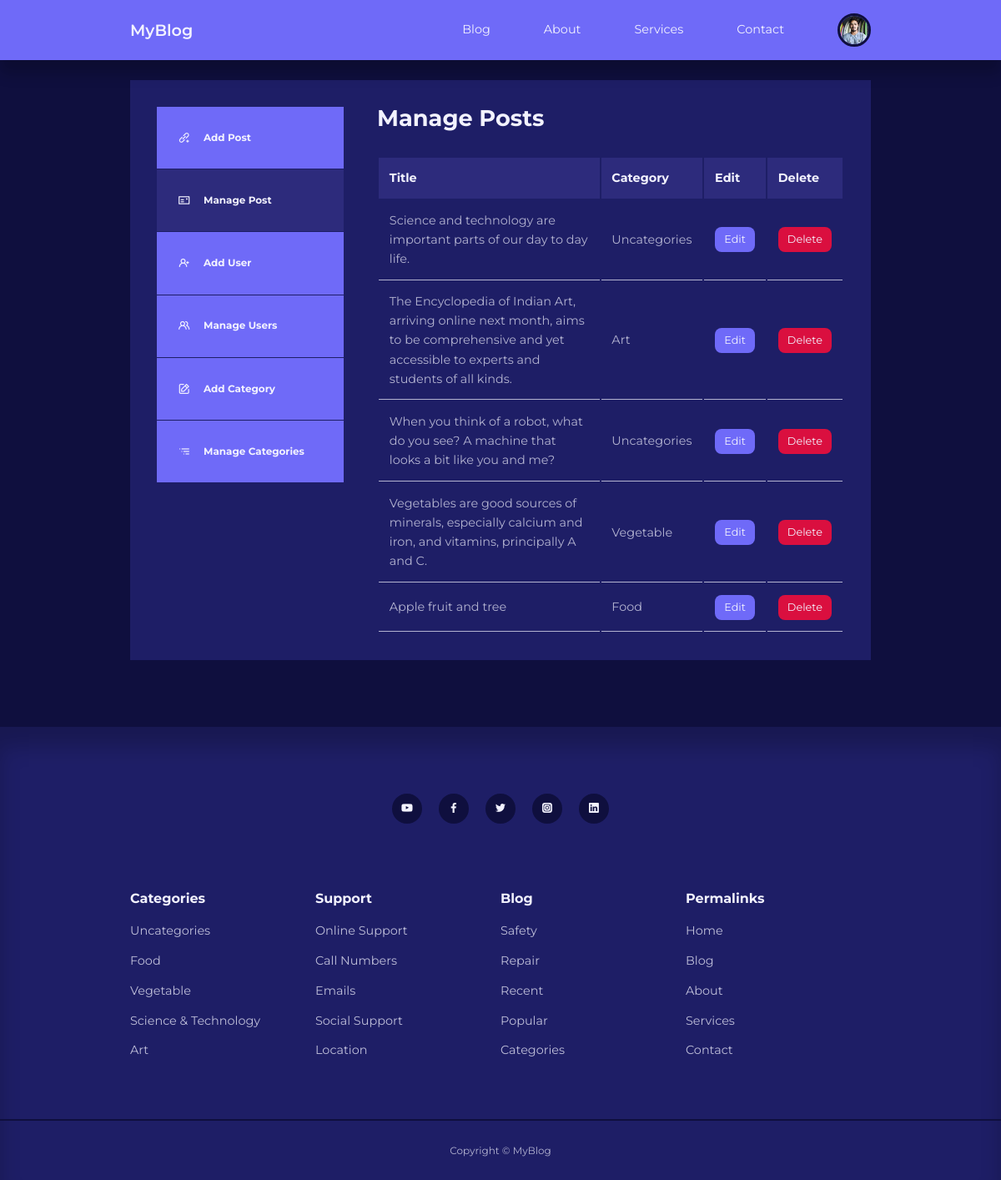
Page /admin/ (signed in) on the committed database.
### tables this page shows
CREATE TABLE IF NOT EXISTS `users` (
  `id` int UNSIGNED NOT NULL AUTO_INCREMENT,
  `firstname` varchar(50) NOT NULL,
  `lastname` varchar(50) NOT NULL,
  `username` varchar(50) NOT NULL,
  `email` varchar(100) NOT NULL,
  `password` varchar(255) NOT NULL,
  `avatar` varchar(255) NOT NULL,
  `is_admin` tinyint(1) NOT NULL,
  PRIMARY KEY (`id`)
);

CREATE TABLE IF NOT EXISTS `posts` (
  `id` int UNSIGNED NOT NULL AUTO_INCREMENT,
  `title` varchar(255) NOT NULL,
  `body` text NOT NULL,
  `thumbnail` varchar(255) NOT NULL,
  `date_time` timestamp NOT NULL DEFAULT CURRENT_TIMESTAMP,
  `category_id` int UNSIGNED DEFAULT NULL,
  `author_id` int UNSIGNED NOT NULL,
  `is_featured` tinyint(1) NOT NULL,
  PRIMARY KEY (`id`),
  KEY `fk_blog_category` (`category_id`),
  KEY `fk_blog_author` (`author_id`)
);

CREATE TABLE IF NOT EXISTS `categories` (
  `id` int UNSIGNED NOT NULL AUTO_INCREMENT,
  `title` varchar(50) NOT NULL,
  `description` text NOT NULL,
  PRIMARY KEY (`id`)
);

### admin/partials/header.php (called while the page is built, shortened)
<?php
require '../partials/header.php';

### admin/index.php (the view, shortened to what this page needs)
<?php
include 'partials/header.php';
$current_user_id = $_SESSION['user_id'];
if (isset($_SESSION['user_is_admin'])) {
    $query = "SELECT * FROM posts Order by id DESC;";
} else {
    $query = "SELECT id, title, category_id from posts where author_id = $current_user_id Order by id DESC;";
}
$posts = mysqli_query($conn, $query);
?>
<section class="dashboard">
    <div class="container dashboard_container">
        <aside>
            <ul>
                <li>
                    <a href="add-post.php"><i class="uil uil-link-add"></i>
                        <h5>Add Post</h5>
                    </a>
                </li>
                <li>
                    <a href="index.php" class="active"><i class="uil uil-postcard"></i>
                        <h5>Manage Post</h5>
                    </a>
                </li>
                <?php if (isset($_SESSION['user_is_admin'])) : ?>
                    <li>
                        <a href="add-user.php"><i class="uil uil-user-plus"></i>
                            <h5>Add User</h5>
                        </a>
                    </li>
                    <li>
                        <a href="manage-users.php"><i class="uil uil-users-alt"></i>
                            <h5>Manage Users</h5>
                        </a>
                    </li>
                    <li>
                        <a href="add-category.php"><i class="uil uil-edit"></i>
                            <h5>Add Category</h5>
                        </a>
                    </li>
                    <li>
                        <a href="manage-categories.php"><i class="uil uil-list-ui-alt"></i>
                            <h5>Manage Categories</h5>
                        </a>
                    </li>
                <?php endif; ?>
            </ul>
        </aside>
        <main>
            <h2>Manage Posts</h2>
            <?php if (mysqli_num_rows($posts) > 0) : ?>
                <table>
                    <thead>
                        <tr>
                            <th>Title</th>
                            <th>Category</th>
                            <th>Edit</th>
                            <th>Delete</th>
                        </tr>
                    </thead>
                    <tbody>
                        <?php while ($post = mysqli_fetch_assoc($posts)) : ?>
                            <?php
                            $category_id = $post['category_id'];
                            $category_query = "SELECT title FROM categories WHERE id=$category_id;";
                            $category_result = mysqli_query($conn, $category_query);
                            $category = mysqli_fetch_assoc($category_result);
                            ?>
                            <tr>
                                <td><?= $post['title'] ?></td>
                                <td><?= $category['title'] ?></td>
                                <td><a href="<?= ROOT_URL ?>admin/edit-post.php?id=<?= $post['id'] ?>" class="btn sm">Edit</a></td>
                                <td><a href="<?= ROOT_URL ?>admin/delete-post.php?id=<?= $post['id'] ?>" class="btn sm danger">Delete</a></td>
                            </tr>
                        <?php endwhile; ?>
                    </tbody>
                </table>
            <?php else : ?>
                <div class="alert_message error">
                    <?= "No Posts found" ?>
                </div>
            <?php endif; ?>
        </main>
    </div>
</section>
<?php
include '../partials/footer.php';
?>

### partials/header.php (shortened to what this page needs)
<?php
require 'config/database.php';
if (isset($_SESSION['user_id'])) {
    $id = filter_var($_SESSION['user_id'], FILTER_SANITIZE_NUMBER_INT);
    $query = "SELECT avatar FROM users WHERE id=$id";
    $result = mysqli_query($conn, $query);
    $avatar = mysqli_fetch_assoc($result);
}
?>
<!DOCTYPE html>
<html lang="en">
<head>
    <link rel="stylesheet" href="<?= ROOT_URL ?>css/style.css" />
    <link rel="stylesheet" href="https://unicons.iconscout.com/release/v4.0.0/css/line.css" />
</head>
<body>
    <nav>
        <div class="container nav_container">
            <a href="<?= ROOT_URL ?>" class="nav_logo">MyBlog</a>
            <ul class="nav_items">
                <li><a href="<?php echo ROOT_URL ?>blog.php">Blog</a></li>
                <li><a href="<?= ROOT_URL ?>about.php">About</a></li>
                <li><a href="<?= ROOT_URL ?>services.php">Services</a></li>
                <li><a href="<?= ROOT_URL ?>contact.php">Contact</a></li>
                <?php if (isset($_SESSION['user_id'])) : ?>
                    <li class="nav_profile">
                        <div class="avatar">
                            <img src="<?= ROOT_URL . 'images/' . $avatar['avatar'] ?>" />
                        </div>
                    </li>
                <?php else : ?>
                    <li><a href="<?= ROOT_URL ?>signin.php">Signin</a></li>
                <?php endif; ?>
            </ul>
        </div>
    </nav>

### partials/footer.php (shortened to what this page needs)
<footer>
    <div class="footer_socials">
        <a href="https://www.youtube.com/" target="_blank"><i class="uil uil-youtube"></i></a>
        <a href="https://www.facebook.com/" target="_blank"><i class="uil uil-facebook-f"></i></a>
        <a href="https://twitter.com/?lang=en-in" target="_blank"><i class="uil uil-twitter"></i></a>
        <a href="https://www.instagram.com/" target="_blank"><i class="uil uil-instagram-alt"></i></a>
        <a href="https://in.linkedin.com/" target="_blank"><i class="uil uil-linkedin"></i></a>
    </div>
    <div class="container footer_container">
        <article>
            <h4>Categories</h4>
            <ul>
                <?php
                $all_categories = "SELECT * FROM categories;";
                $all_categories_result = mysqli_query($conn, $all_categories);
                ?>
                <?php while ($all_category = mysqli_fetch_assoc($all_categories_result)) : ?>
                    <li><a href="<?= ROOT_URL ?>category-posts.php?id=<?= $all_category['id'] ?>"><?= $all_category['title'] ?></a></li>
                <?php endwhile; ?>
            </ul>
        </article>
        <article>
            <h4>Support</h4>
            <ul>
                <li><a href="#">Online Support</a></li>
                <li><a href="#">Call Numbers</a></li>
                <li><a href="#">Emails</a></li>
                <li><a href="#">Social Support</a></li>
                <li><a href="#">Location</a></li>
            </ul>
        </article>
        <article>
            <h4>Blog</h4>
            <ul>
                <li><a href="#">Safety</a></li>
                <li><a href="#">Repair</a></li>
                <li><a href="#">Recent</a></li>
                <li><a href="#">Popular</a></li>
                <li><a href="#">Categories</a></li>
            </ul>
        </article>
        <article>
            <h4>Permalinks</h4>
            <ul>
                <li><a href="<?= ROOT_URL ?>">Home</a></li>
                <li><a href="<?= ROOT_URL ?>blog.php">Blog</a></li>
                <li><a href="<?= ROOT_URL ?>about.php">About</a></li>
                <li><a href="<?= ROOT_URL ?>services.php">Services</a></li>
                <li><a href="<?= ROOT_URL ?>contact.php">Contact</a></li>
            </ul>
        </article>
    </div>
    <div class="footer_copyright">
        <small>Copyright &copy; MyBlog</small>
    </div>
</footer>
</body>
</html>

### css/style.css (style rules this page uses)
:root { --color-primary: #6f6af8; --color-primary-light: hsl(242, 91%, 69%, 18%); --color-primary-variant: #5854c7; --color-red: #da0f3f; --color-red-light: hsl(346, 87%, 46%, 15%); --color-green: #00c476; --color-green-light: hsl(156, 100%, 38%, 15%); --color-gray-900: #1e1e66; --color-gray-700: #2d2b7c; --color-gray-300: rgba(242, 242, 254, 0.3); --color-gray-200: rgba(242, 242, 254, 0.7); --color-white: #f2f2fe; --color-bg: #0f0f3e; --transition: all 300ms ease; --container-width-lg: 74%; --container-width-md: 88%; --form-width: 40%; --card-border-radius-1: 0.3rem; --card-border-radius-2: 0.5rem; --card-border-radius-3: 0.8rem; --card-border-radius-4: 2rem; --card-border-radius-5: 5rem; }
* { margin: 0; padding: 0; outline: 0; border: 0; appearance: 0; list-style: none; text-decoration: none; box-sizing: border-box; }
body { font-family: 'Montserrat', sans-serif; line-height: 1.6; color: var(--color-gray-200); overflow-x: hidden; background: var(--color-bg); font-size: 0.9rem; }
.container { width: var(--container-width-lg); max-width: 1800px; margin-inline: auto; }
section { margin-top: 3rem ; width: 100vw; }
h1, h2, h3, h4, h5 { color: var(--color-white); line-height: 1.3rem; }
h2 { font-size: 1.7rem; margin: 1rem 0; }
h4 { font-size: 1rem; }
a { color: var(--color-white); transition: var(--transition); }
img { display: block; width: 100%; object-fit: cover; }
nav { background: var(--color-primary); width: 100vw; height: 4.5rem; position: fixed; top: 0; z-index: 10; box-shadow: 0 1rem 1rem rgba(0, 0 , 0 , .2); }
.nav_container { height: 100%; display: flex; align-items: center; justify-content: space-between; }
.avatar { width: 2.5rem; height: 2.5rem; border-radius: 50%; overflow: hidden; border: .2rem solid var(--color-bg); }
.nav_logo { font-weight: 600; font-size: 1.2rem; }
.nav_items { display: flex; align-items: center; gap: 4rem; }
.nav_profile { position: relative; cursor: pointer; }
footer { background: var(--color-gray-900); padding: 5rem 0 0; box-shadow: inset 0 1.5rem 1.5rem rgba(0, 0 , 0 , .2); }
.footer_socials { margin-inline: auto ; width: fit-content; margin-bottom: 5rem; display: flex; justify-content: space-between; align-items: center; gap: 1.2rem; }
.footer_socials a { background: var(--color-bg); border-radius: 50%; width: 2.3rem; height: 2.3rem; display: flex; align-items: center; justify-content: center; }
.footer_container { display: grid; grid-template-columns: repeat(4, 1fr); }
footer h4 { color: var(--color-white); margin-bottom: .6rem; }
footer ul li { padding: .4rem 0; }
footer ul a { opacity: .75; }
.footer_copyright { text-align: center; padding: 1.5rem 0; border-top: 2px solid var(--color-bg); margin-top: 4rem; }
.btn { display: inline-block; width: fit-content; padding: 0.6rem 1.2rem; background-color: var(--color-primary); border-radius: var(--card-border-radius-2); cursor: pointer; transition: var(--transition); color: var(--color-white); }
.btn.sm { padding: 0.3rem 0.7rem; font-size: 0.8rem; }
.btn.danger { background: var(--color-red); }
.dashboard { margin-top: 6rem; }
.dashboard_container { display: grid; grid-template-columns: 14rem auto; gap: 1rem; background: var(--color-gray-900); padding: 2rem; margin-bottom: 5rem; }
.dashboard aside a { background: var(--color-primary); display: flex; gap: 1rem; align-items: center; padding: 1.6rem; }
.dashboard aside ul li:not(:last-child) a { border-bottom: 1px solid var(--color-gray-900); }
.dashboard aside a.active { background-color: var(--color-gray-700); }
.dashboard main { margin-left: 1.5rem; }
.dashboard main h2 { margin: 0 0 2rem 0; line-height: 1; }
.dashboard main table { width: 100%; text-align: left; }
.dashboard main table th { background: var(--color-gray-700); padding: 0.8rem; color: var(--color-white); }
.dashboard main table td { padding: 0.8rem; border-bottom: 1px solid var(--color-gray-200); }

### rows in the picture
users: avatar (picture)
posts: title "Science and technology are important parts of our day to day life.", category.title "Uncategories"
posts: title "The Encyclopedia of Indian Art, arriving online next month, aims to be comprehensive and yet accessible to experts and students of all kinds.", category.title "Art"
posts: title "When you think of a robot, what do you see? A machine that looks a bit like you and me?", category.title "Uncategories"
posts: title "Vegetables are good sources of minerals, especially calcium and iron, and vitamins, principally A and C.", category.title "Vegetable"
posts: title "Apple fruit and tree", category.title "Food"
categories: title "Uncategories"
categories: title "Food"
categories: title "Vegetable"
categories: title "Science & Technology"
categories: title "Art"
